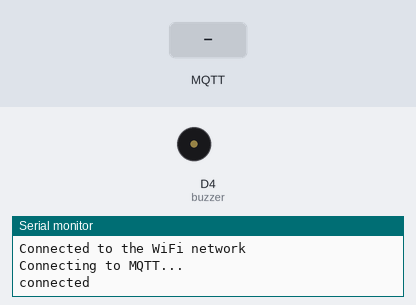
A sketch run on a simulated ESP8266 (NodeMCU). On the bench: buzzer (waves = sounding), the last lines printed to the serial monitor. The test bench sets the inputs (shaded band). WiFi joins after 1.5 s; servers stay silent unless stated; no MQTT or app messages arrive unless stated.

Above: at 2.7 s.
2.8 s: MQTT message "1" arrives on the first subscribed topic
At 4.2 s:
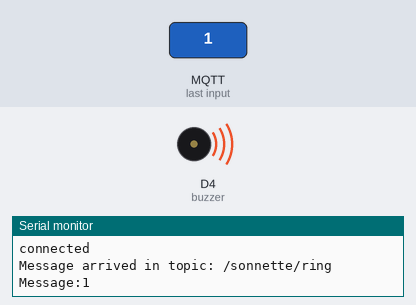
5.8 s: MQTT message "on" arrives on the first subscribed topic
8.8 s: MQTT message "off" arrives on the first subscribed topic
Timing chart, 0 to 11.8 s (numbered marks = the images above; inputs shaded):
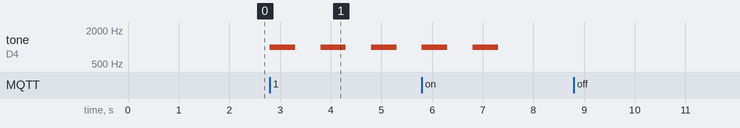

The sketch:

SonnetteConnect_MQTT_Ring.ino
```cpp
#include <ESP8266WiFi.h>
#include <PubSubClient.h>

const char* ssid = "";
const char* password =  "";
const char* mqttServer = "192.168.1.222";
const int mqttPort = 2222;
int buzzer = D4;

WiFiClient espClient;
PubSubClient client(espClient);

void setup() {
  pinMode(buzzer, OUTPUT);
  Serial.begin(115200);

  WiFi.begin(ssid, password);

  while (WiFi.status() != WL_CONNECTED) {
    delay(500);
    Serial.println("Connecting to WiFi..");
  }
  Serial.println("Connected to the WiFi network");

  client.setServer(mqttServer, mqttPort);
  client.setCallback(callback);

  while (!client.connected()) {
    Serial.println("Connecting to MQTT...");

    if (client.connect("Sonnette1")) {

      Serial.println("connected");

    } else {

      Serial.print("failed with state ");
      Serial.print(client.state());
      delay(2000);

    }
  }

  //client.publish("esp/test", "Hello from ESP8266");
  client.subscribe("/sonnette/ring");

}

void callback(char* topic, byte* payload, unsigned int length) {

  Serial.print("Message arrived in topic: ");
  Serial.println(topic);

  Serial.print("Message:");
  for (int i = 0; i < length; i++) {
    Serial.print((char)payload[i]);
  }
  if(payload[0] == '1'){
   for (int i =0; i <5; !i++){
     tone(buzzer, 1000, 500);
     delay(1000);
     noTone(buzzer);
   }
  }

  Serial.println();
  Serial.println("-----------------------");

}

void loop() {
  client.loop();
}
```

Measured:
- after the input at 2.8 s, tone on D4 (buzzer): alternates 1000 Hz for 0.50 s and silent for 0.50 s, starting at once
